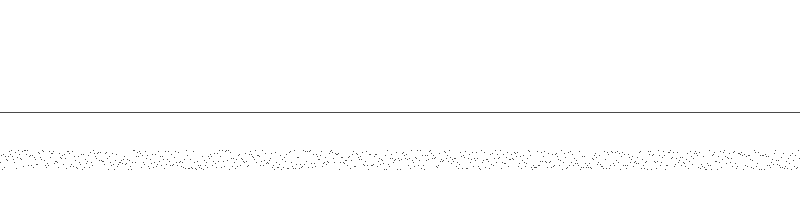
Frame 1 (no input)
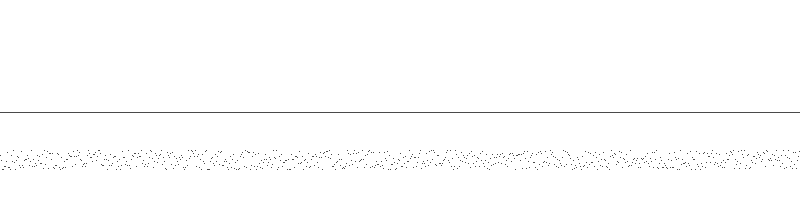
Frame 60 (the mouse pressed at the canvas centre just before this capture)
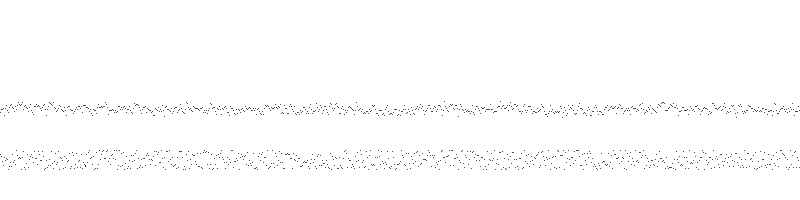
Frame 120 (the mouse held since frame 60 and released just before this capture)

The Processing sketch that drew these frames (run headless with seeded random() and noise(); from frame 60 on, the mouse is pressed at the canvas centre):

// Processing sketch: s053_perlin_noise
// ── s053_perlin_noise.pde
void setup() {
  size(800, 200);
}

void draw() {
  background(255);
  float k = map(mouseX, 0, width, 0, 1);
  
  for (int x=0; x<width; x++) {
    float y = 100 + 20 * noise(x * k);
    point(x, y);

    y = random(150, 170);
    point(x, y);
  }
}

// noise always returns a value between 0 and 1
